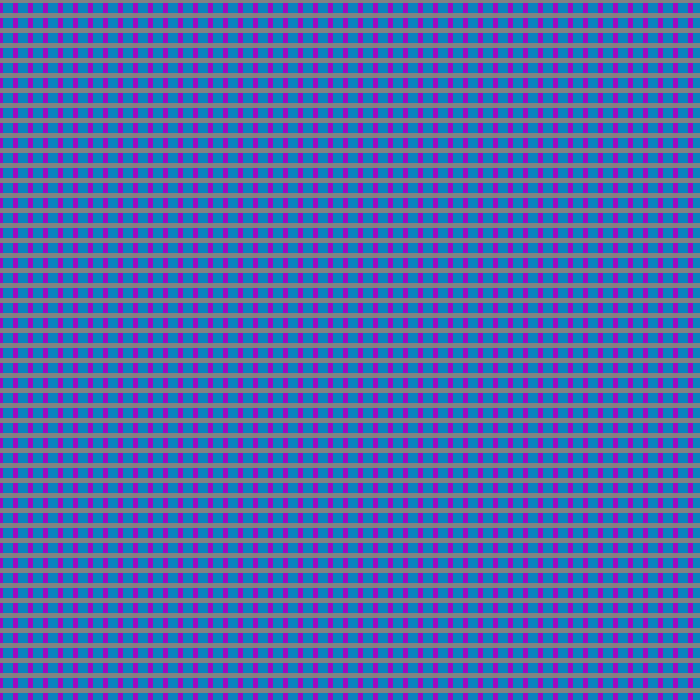
Frame 1 (no input)
Frame 60 (the mouse pressed at the canvas centre just before this capture): identical to frame 1, image omitted
Frame 120 (the mouse held since frame 60 and released just before this capture): identical to frame 1, image omitted

The Processing sketch that drew this single still picture (run headless with seeded random() and noise(); from frame 60 on, the mouse is pressed at the canvas centre):

// Processing sketch: Line_color_study
// ── Line_color_study.pde
int slant=0;


void setup () {
  size (700,700);
  background (10, 130, 190);
  strokeWeight(5);
}

void draw () {
  background (10, 130, 190);
  for (int i = 0; i<width; i+=15) {
    stroke (0);
//    line (0,i, i,height);
    stroke (160, 10, 190);
    line(i,0, i, width);
  }
  for (int i = 0; i<width; i+=15) {

    stroke (130, 130, 130);
    line ( 0,i-slant, width, i+slant);
  }
}

void keyPressed () {
  if (key == 's') {slant+=5;}
  if (key == 'a') {slant-=5;}
}
